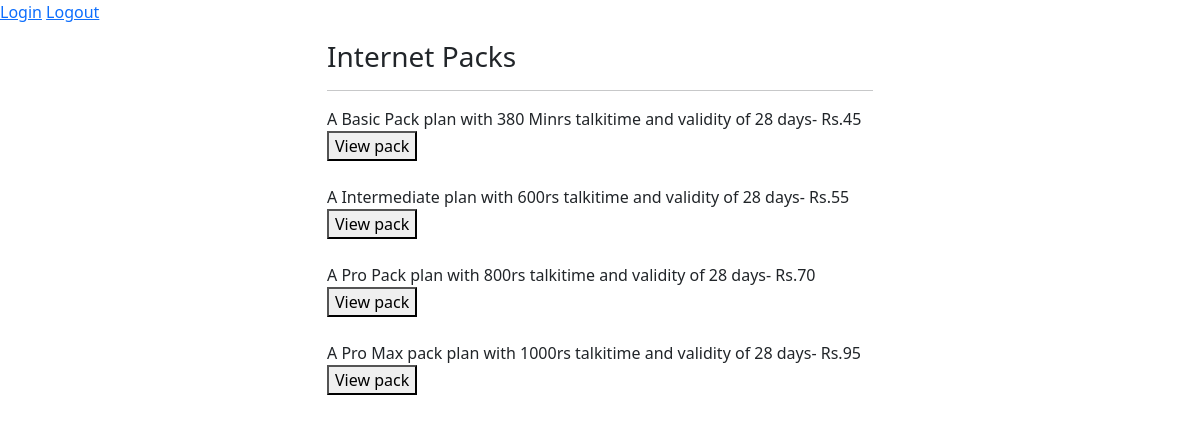
/talk/, run on the app's committed database.
### accounts/models.py (models this page shows)
class Talktime(models.Model):
    id = models.IntegerField(primary_key=True)
    name = models.CharField(max_length=40)
    talk = models.CharField(max_length=40)
    vald = models.CharField(max_length=40)
    price = models.IntegerField()
    text = models.TextField()
    def __str__(self):
        return f" A  {self.name} plan with  {self.talk}rs talkitime and validity of {self.vald} days"

### accounts/views.py (the view)
# urls.py: path('talk/', views.talk, name='talk'),
def talk(request):
    context={
        'talk' : Talktime.objects.all(),
    }
    return render(request,"accounts/talk.html",context)

### accounts/templates/accounts/talk.html (shortened to what this page needs)
{% extends 'accounts/base.html' %}
{% load static %}
{% block main-content %}
<div class="container">
 <div class="row my-3">
  <div class="col-sm-6 offset-sm-3">
   <h3>Internet Packs</h3>
   <hr>
   <div class="text-block" >
    {% for items in talk %}
            <form method='POST' action="/browse/">
            {{ items }}- Rs.{{ items.price }}
            <button type="submit" class="button"><span>View pack</span></button>
          </form> <br>
         {% endfor %}
  </div>
  </div>
 </div>
</div>
{% endblock main-content %}

### data on the page
Talktime: name+talk+vald "A Basic Pack plan with 380 Minrs talkitime and validity of 28 days", price "45"
Talktime: name+talk+vald "A Intermediate plan with 600rs talkitime and validity of 28 days", price "55"
Talktime: name+talk+vald "A Pro Pack plan with 800rs talkitime and validity of 28 days", price "70"
Talktime: name+talk+vald "A Pro Max pack plan with 1000rs talkitime and validity of 28 days", price "95"
